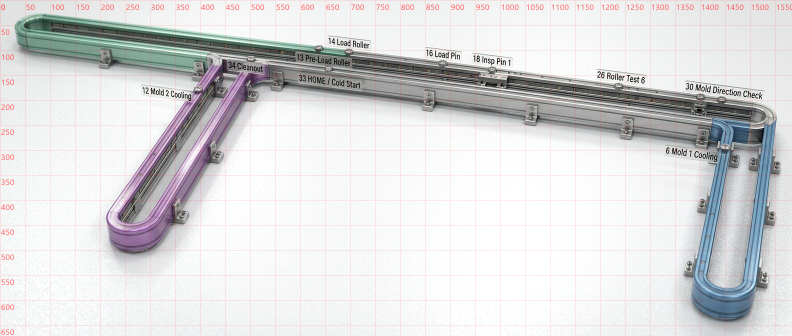
#> input picture magne_temp/track_white_balanced.png, 1584 x 672 px, found by its file name (shown at 1/2 size)
$ python remove_grid_v3.py
#> lines starting #> are read from the running program, lines starting #| are printed output that depends on the picture; after the words box and inside, x2 and y2 are one past the last pixel; in counts of white or black regions, pixels touching at a corner belong together
#> further down, img is the input picture: PIL image 1584x672 RGB; mean R, G, B 218.3, 218.2, 219.3
"""Remove red grid lines from white-balanced track image."""
import numpy as np
from PIL import Image
from scipy.ndimage import median_filter, binary_dilation

def rgb_to_hsv(rgb):
    rgb = rgb.astype(float)
    r, g, b = rgb[:,:,0], rgb[:,:,1], rgb[:,:,2]
    mx = np.maximum(np.maximum(r, g), b)
    mn = np.minimum(np.minimum(r, g), b)
    diff = mx - mn
    v = mx
    s = np.where(mx > 0, diff / mx * 255, 0)
    h = np.zeros_like(mx)
    mask = diff > 0
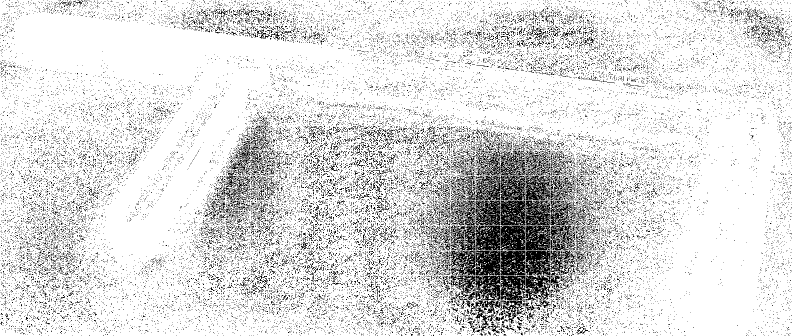
#> mask: shape (672, 1584) bool (shown at 1/2 size); 86.1% white; black in thin lines or dots
    mr = mask & (mx == r)
#> mr: shape (672, 1584) bool; 14.1% white in thin lines or dots
    h[mr] = ((g[mr] - b[mr]) / diff[mr] * 60) % 360
    mg = mask & (mx == g)
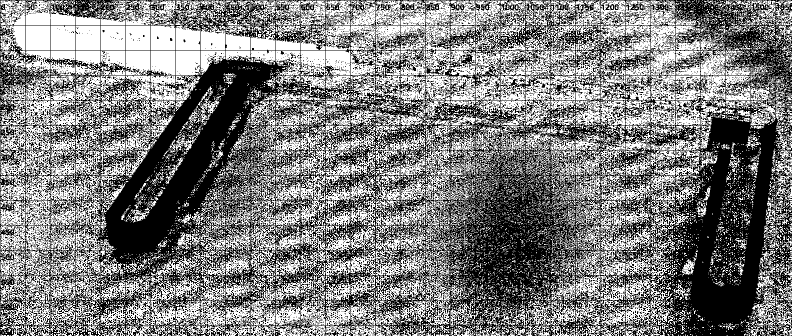
#> mg: shape (672, 1584) bool (shown at 1/2 size); 48.8% white; 11387 white regions (10302 under 20 px), largest, box (x1, y1, x2, y2) and area: (51, 1, 150, 50) 3400, (51, 51, 100, 100) 2401, (101, 51, 150, 100) 2381
    h[mg] = ((b[mg] - r[mg]) / diff[mg] * 60 + 120) % 360
    mb = mask & (mx == b)
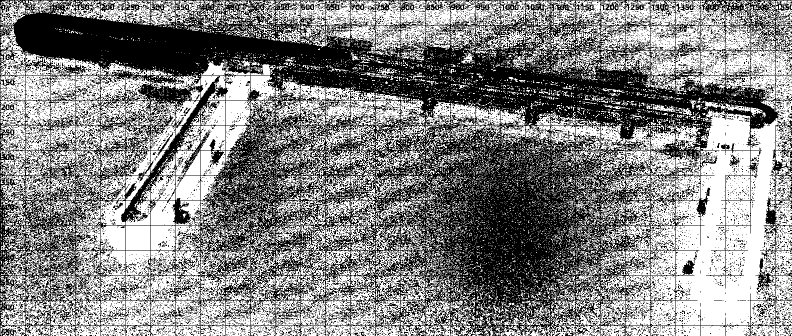
#> mb: shape (672, 1584) bool (shown at 1/2 size); 51.6% white; 13385 black regions (12951 under 20 px), largest, box (x1, y1, x2, y2) and area: (0, 0, 1584, 672) 460442, (104, 609, 146, 649) 420, (356, 514, 392, 540) 263
    h[mb] = ((r[mb] - g[mb]) / diff[mb] * 60 + 240) % 360
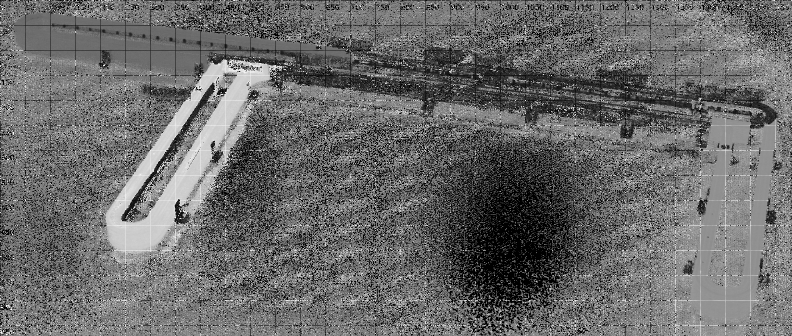
#> h: shape (672, 1584) float64 (shown at 1/2 size); min 0, max 359.6, mean 150.2; drawn with min black and max white
    return h, s, v

# Start from white-balanced image
img = Image.open(r'C:\Users\thadd\.openclaw\workspace\magne_temp\track_white_balanced.png').convert('RGB')
arr = np.array(img).astype(float)

hue, sat, val = rgb_to_hsv(arr)
r, g, b = arr[:,:,0], arr[:,:,1], arr[:,:,2]

# Detect red grid: red hue, not too saturated, R clearly dominant
# Grid lines are likely (R high, G/B lower) but not as pure as the axis text
red_mask = ((hue < 30) | (hue > 330)) & (sat > 15) & (sat < 180) & (r > g + 15) & (r > b + 15) & (val > 80)
#> red_mask: shape (672, 1584) bool; 4.5% white in thin lines or dots

# Remove rail colors: don't classify green/purple/blue as red
# If G or B is very high, it's probably a rail, not grid
red_mask &= ~((g > 150) | (b > 150))
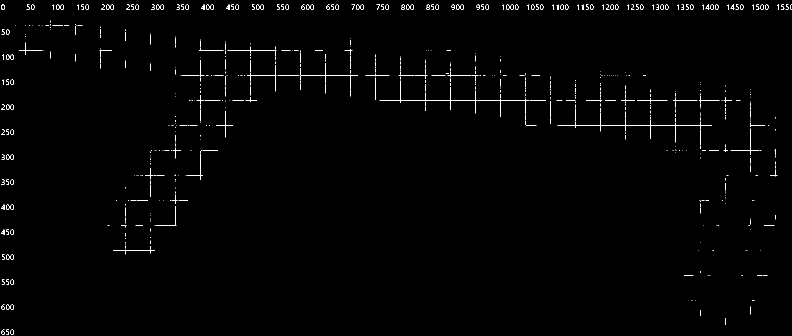
#> red_mask: shape (672, 1584) bool (shown at 1/2 size); 0.84% white in thin lines or dots

# Dilate slightly
red_mask = binary_dilation(red_mask, iterations=1)
#> red_mask: shape (672, 1584) bool; 2.5% white; 342 white regions (136 under 20 px), largest, box (x1, y1, x2, y2) and area: (758, 112, 1093, 252) 2713, (454, 91, 717, 194) 2155, (1114, 208, 1425, 299) 1830
print('Red grid pixels:', red_mask.sum())
#| Red grid pixels: 26704

# Inpaint carefully: only for masked pixels, use median of a small window
# but pre-fill with a neutral color to avoid edge effects
out = arr.copy()
for c in range(3):
    ch = out[:,:,c].copy()
    valid = ~red_mask
    fill_val = np.median(ch[valid])
    ch[~valid] = fill_val
    # Apply small median filter and restore only masked pixels
    smoothed = median_filter(ch, size=5)
    ch[~valid] = smoothed[~valid]
    out[:,:,c] = ch
#> this loop made 3 passes
#> fill_val on passes 1 to 3: 243, 244, 244
#> pass 1, `valid = ~red_mask`:
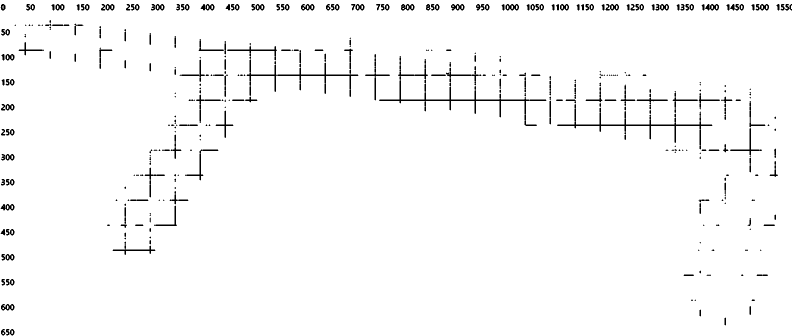
#> valid: shape (672, 1584) bool (shown at 1/2 size); 97.5% white; 342 black regions (136 under 20 px), largest, box (x1, y1, x2, y2) and area: (758, 112, 1093, 252) 2713, (454, 91, 717, 194) 2155, (1114, 208, 1425, 299) 1830
#> after the loop:
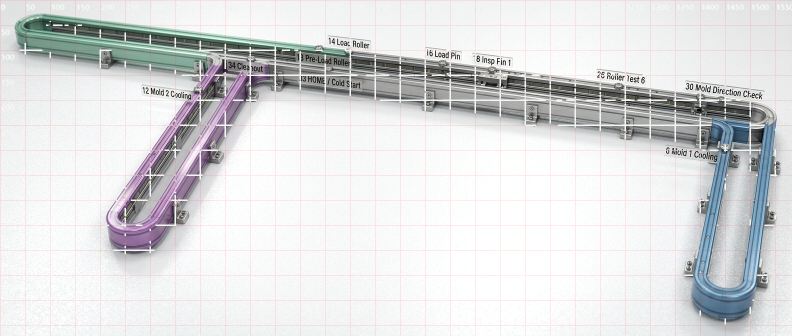
#> out: shape (672, 1584, 3) float64 (shown at 1/2 size); mean R, G, B 219.9, 220.7, 221.7

out = np.clip(out, 0, 255).astype(np.uint8)
Image.fromarray(out).save(r'C:\Users\thadd\.openclaw\workspace\magne_temp\track_clean_v3.png')
print('Saved track_clean_v3.png')

$ run again, with magne_temp/track_photo_candidate.png copied over magne_temp/track_white_balanced.png
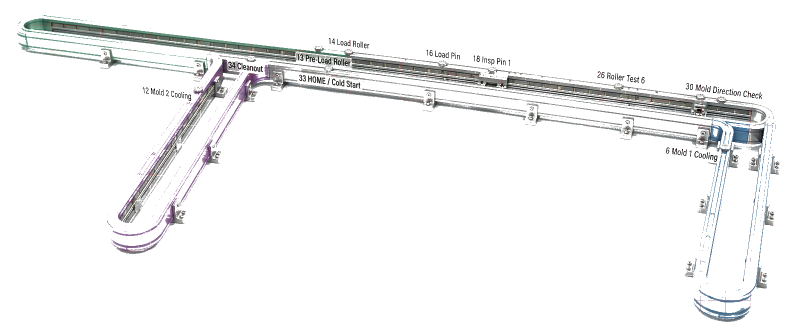
#> input picture magne_temp/track_photo_candidate.png, 1584 x 672 px, found by its file name (shown at 1/2 size)
#> img is the input picture: PIL image 1584x672 RGB; mean R, G, B 243.7, 244, 244.2
#> in rgb_to_hsv, `mask = diff > 0`:
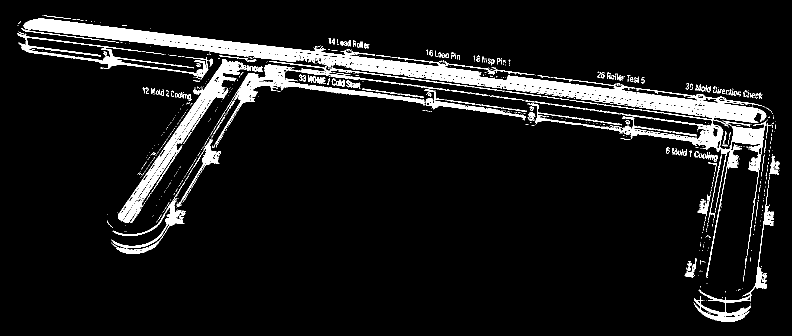
#> mask: shape (672, 1584) bool (shown at 1/2 size); 7.9% white; 912 white regions (742 under 20 px), largest, box (x1, y1, x2, y2) and area: (47, 36, 1536, 556) 43157, (236, 118, 482, 446) 8805, (431, 122, 897, 289) 7342
#> mr: shape (672, 1584) bool; 1.8% white in thin lines or dots, all inside (x1, y1, x2, y2) = (35, 32, 1559, 643)
#> mg: shape (672, 1584) bool; 4.1% white; 2302 white regions (2025 under 20 px), largest, box (x1, y1, x2, y2) and area: (201, 52, 250, 82) 1122, (251, 58, 300, 87) 1107, (301, 64, 350, 94) 1080
#> mb: shape (672, 1584) bool; 3.2% white; 2599 white regions (2410 under 20 px), largest, box (x1, y1, x2, y2) and area: (1388, 579, 1500, 644) 1888, (1402, 251, 1450, 300) 1082, (1451, 248, 1500, 300) 1078
#| Red grid pixels: 6779
#> after the loop `for c in range(3):`:
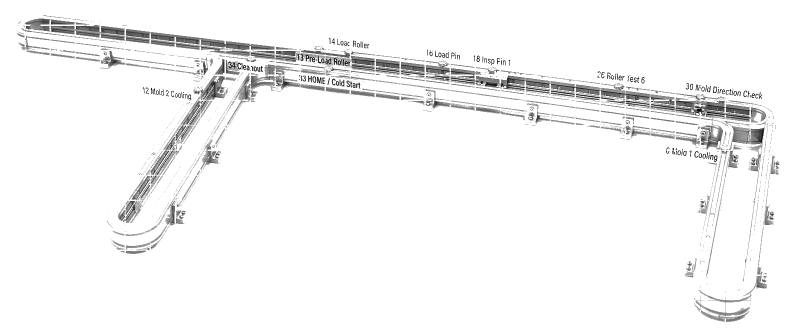
#> ch: shape (672, 1584) float64 (shown at 1/2 size); min 0, max 255, mean 244.9
